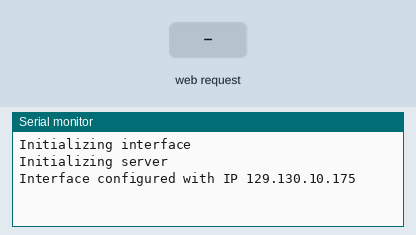
The sketch below on a simulated Arduino Uno, built with avr-gcc and run on an emulated ATmega328P. Shown: the last lines printed to the serial monitor. The test bench sets the inputs (shaded band). WiFi joins after 1.5 s; servers stay silent unless stated.

Above: at 1.2 s.
1.3 s: HTTP request GET /s received
At 1.9 s:
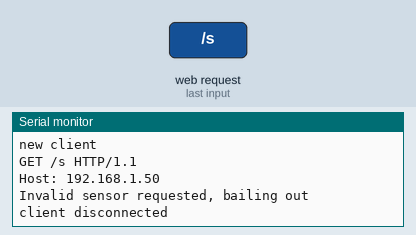
2.8 s: HTTP request GET /c received
At 3.9 s:
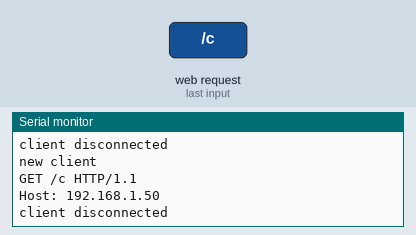
4.3 s: HTTP request GET /f received
At 5.1 s:
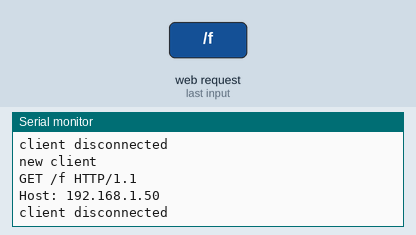
5.8 s: HTTP request GET /sensor0 received
At 6.8 s:
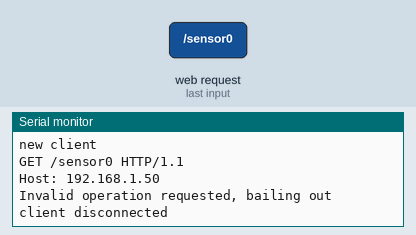

Measured:
- after the input at 1.3 s, the serial monitor: prints a new line at once (image 1)
- after the input at 2.8 s, the serial monitor: prints a new line at once (image 2)
- after the input at 4.3 s, the serial monitor: prints a new line at once (image 3)
- after the input at 5.8 s, the serial monitor: prints a new line at once (image 4)

The sketch:

sketch_temp_mon.ino
```cpp
/*
  Web Server

 A simple web server that shows the value of the analog input pins.
 using an Arduino Wiznet Ethernet shield.

 Circuit:
 * Ethernet shield attached to pins 10, 11, 12, 13
 * Analog inputs attached to pins A0 through A5 (optional)

 created 18 Dec 2009
 by David A. Mellis
 modified 9 Apr 2012
 by Tom Igoe
 modified 02 Sept 2015
 by Arturo Guadalupi

 */

/* The API supported by this application is as follows:
    Up to six sensors (numbered 0-5) can be attached and read from this monitoring device.
    Each of the commands below is called as a path in the browser URL following the hostname
      or IP for your device.
        / - return temperature in farenheit and celsius, as well as relative humidity for all
            sensors in comma-delimited format
        /report - return temperature in farenheit and celsius, as well as relative humidity
            for all sensors in human-readable, html-formatted text
        /sensorX/temp - return temperature of sensor X in farenheit (default)
        /sensorX/temp/f - return temperature of sensor X in farenheit
        /sensorX/temp/c - return temperature of sensor X in celsius
        /sensorX/humidity - return percent relative humidity of sensor X
*/

#include <SPI.h>
#include <Ethernet.h>
#include <DHT.h>
#include <string.h>
#include <stdlib.h>

//////////////////////////////
// constant definitions

// application constants
#define REQ_BUF_SZ 30
#define NUM_SENSORS 6
#define MAX_PARMS 5
#define RESP_BUF_SZ 10

// sensors we are going to use
#define DHTTYPE DHT22

// pins to capture data from the sensors
#define DHT1PIN 2
#define DHT2PIN 3
#define DHT3PIN 4
#define DHT4PIN 5
#define DHT5PIN 6
#define DHT6PIN 7

// array of sensor objects
DHT sensors[NUM_SENSORS] = {
  DHT(DHT1PIN, DHTTYPE),
  DHT(DHT2PIN, DHTTYPE),
  DHT(DHT3PIN, DHTTYPE),
  DHT(DHT4PIN, DHTTYPE),
  DHT(DHT5PIN, DHTTYPE),
  DHT(DHT6PIN, DHTTYPE)
};

//////////////////////////////
// Initialize ethernet shield - change these to suit your needs

// The ethernet MAC address is on a label on the ethernet shield.
// Use that MAC or your own here, it just needs to be unique on your network.
byte mac[] = { 0x90, 0xA2, 0xDA, 0x10, 0x3E, 0x40 };

IPAddress ip( 129, 130, 10, 175 ); // device IP
IPAddress ns( 129, 130, 10, 74 );  // DNS nameserver IP
IPAddress gw( 129, 130, 10, 1 );   // default gateway IP
IPAddress nm( 255, 255, 254, 0 );  // netmask

// start a server listening on port 80, the default for HTTP
EthernetServer server(80);

//////////////////////////////
// Initialize device
void setup() {
  // disable SD card
  pinMode(4, OUTPUT);
  digitalWrite(4, HIGH);

  int i;

  // Open serial communications and wait for port to open:
  Serial.begin(9600);

  // start the Ethernet connection and the server:
  Serial.println("Initializing interface");
  Ethernet.begin(mac, ip, ns, gw, nm);
  Serial.println("Initializing server");
  server.begin();
  Serial.print("Interface configured with IP ");
  Serial.println(Ethernet.localIP());

  // start the sensors
  for (i=0;i<6;i++){
    sensors[i].begin();
  }
}

void loop() {
  char HTTP_req[REQ_BUF_SZ] = {0};  // buffered HTTP request stored as null terminated string
  int i = 0;                        // index into HTTP_req buffer
  char label[] = "";
  String data;
  int j;
  char *parms[MAX_PARMS];
  int num_parms;
  float response;

  // listen for incoming clients
  EthernetClient client = server.available();
  if (client) {
    Serial.println("new client");
    // an http request ends with a blank line
    boolean currentLineIsBlank = true;
    while (client.connected()) {
      if (client.available()) {
        char c = client.read();             // read 1 byte (character) from client
        // buffer first part of HTTP request in HTTP_req array (string)
        // leave last element in array as 0 to null terminate string (REQ_BUF_SZ - 1)
        if (i < (REQ_BUF_SZ - 1)) {
          HTTP_req[i] = c;                  // save HTTP request character to buffer
          i++;
        }
        Serial.write(c);
        // if you've gotten to the end of the line (received a newline
        // character) and the line is blank, the http request has ended,
        // so you can send a reply
        if (c == '\n' && currentLineIsBlank) {
          // send a standard http response header
          client.println("HTTP/1.1 200 OK");
          client.println("Content-Type: text/html");
          client.println("Connection: close");  // the connection will be closed after completion of the response
          //client.println("Refresh: 5");  // refresh the page automatically every 5 sec
          client.println();
          client.println("<!DOCTYPE HTML>");
          client.println("<html>");
          client.println("<head>");
          client.println("<title>DUE Temperature Monitor</title>");
          client.println("</head>");
          client.println("<body>");
          if (InStr(HTTP_req, "GET / ")) {
            // no command, default is to return data in comma-delimited format
            for (j=0;j<6;j++) {
              data = format_data_short(sensors[j], j);
              client.println(data);
            }
          } else if (InStr(HTTP_req, "GET /s")) {
            // specific sensor likely requested
            num_parms = GetParms(HTTP_req, parms, MAX_PARMS);   // parse request
            response = HandleParms(parms, num_parms, sensors, NUM_SENSORS);   // format response
            client.println(response);
          } else if (InStr(HTTP_req, "GET /report ")) {
            // html-formatted report requested
            client.println("<h1>Full Sensor Report</h1>");
            for (j=0;j<6;j++) {
              sprintf(label, "DHT%d", j);
              data = format_data_long(sensors[j], label);     // format detailed response for this sensor
              client.print("<p>");
              client.print(data);
              client.println("</p>");
            }
          }
          client.println("</body>");
          client.println("</html>");
          i = 0;
          StrClear(HTTP_req, REQ_BUF_SZ);
          break;
        }
        if (c == '\n') {
          // you're starting a new line
          currentLineIsBlank = true;
        } else if (c != '\r') {
          // you've gotten a character on the current line
          currentLineIsBlank = false;
        }
      }
    }
    // give the web browser time to receive the data
    delay(1);
    // close the connection:
    client.stop();
    Serial.println("client disconnected");
  }
}

int GetParms(char *req, char *parms[], int num_parms) {
  int i=0;
  int j;
  char *word;
  char *url;

  // process GET request and extract only the URL path
  word = strtok(req, " ");
  word = strtok(NULL, " ");
  url = word;

  // process URL and tokenize parameters
  word = strtok(url, "/");
  while (word != NULL) {
    if (i<num_parms) {
      parms[i] = word;
      i++;
      word = strtok(NULL, "/");
    } else {
      Serial.println("ERROR: parsed more than MAX_PARMS parms, bailing out");
      break;
    }
  }

  return i;
}

float HandleParms(char *parms[], int num_parms, DHT *sensors, int num_sensors){
  int i;
  char *s = parms[0];
  long sensor;
  char *op = parms[1];
  char *opt;
  int err = 0;
  boolean f = true;
  boolean c = false;
  float t;
  float h;
  float hi;
  float ret;
  char *resp;

  if (num_parms > 2) {
    opt = parms[2];
    if (strcmp(opt, "c") == 0) {
      f = false;
    } else if (strcmp(opt, "f") == 0) {
      f = true;   // default value, not necessary to set here
    } else {
      Serial.println("Invalid option requested, bailing out");
      err = 2;
    }
  }

  if (strcmp(s, "sensor0") == 0) {
    sensor = 0;
  } else if (strcmp(s, "sensor1") == 0) {
    sensor = 1;
  } else if (strcmp(s, "sensor2") == 0) {
    sensor = 2;
  } else if (strcmp(s, "sensor3") == 0) {
    sensor = 3;
  } else if (strcmp(s, "sensor4") == 0) {
    sensor = 4;
  } else if (strcmp(s, "sensor5") == 0) {
    sensor = 5;
  } else {
    Serial.println("Invalid sensor requested, bailing out");
    err = 1;
  }

  if (err == 0) {
    if (strcmp(op, "temp") == 0) {
      //do temp
      ret = sensors[sensor].readTemperature(f);
    } else if (strcmp(op, "humidity") == 0) {
      //do humidity
      ret = sensors[sensor].readHumidity();
    }  else {
      Serial.println("Invalid operation requested, bailing out");
      err = 3;
    }
  }

  if (err != 0) {
    ret = 0;
  }

  return ret;
}

bool InStr(char *str1, const char *str2) {
  int f = 0;
  int i = 0;
  int len;

  len = strlen(str1);

  if (strlen(str2) > len) {
      return 0;
  }
  while (i < len) {
      if (str1[i] == str2[f]) {
          f++;
          if (strlen(str2) == f) {
              return true;
          }
      } else {
          f = 0;
      }
      i++;
  }

  return false;
}

void StrClear(char *str, char length)
{
  for (int i = 0; i < length; i++) {
    str[i] = 0;
  }
}

String format_data_long(DHT dht, String label) {
  float f = dht.readTemperature(true);
  if (isnan(f)) { f = 0; };
  float c = dht.readTemperature();
  if (isnan(c)) { c = 0; };
  float h = dht.readHumidity();
  if (isnan(h)) { h = 0; };
  String ret = String(label + ": " + f + "&deg;F, " + c + "&deg;C, " + h + "% RH");
  return ret;
}

String format_data_short(DHT dht, int sensor) {
  float f = dht.readTemperature(true);
  if (isnan(f)) { f = 0; };
  float c = dht.readTemperature();
  if (isnan(c)) { c = 0; };
  float h = dht.readHumidity();
  if (isnan(h)) { h = 0; };
  String ret = String(String(sensor) + "," + f + "," + c + "," + h);
  return ret;
}
```
